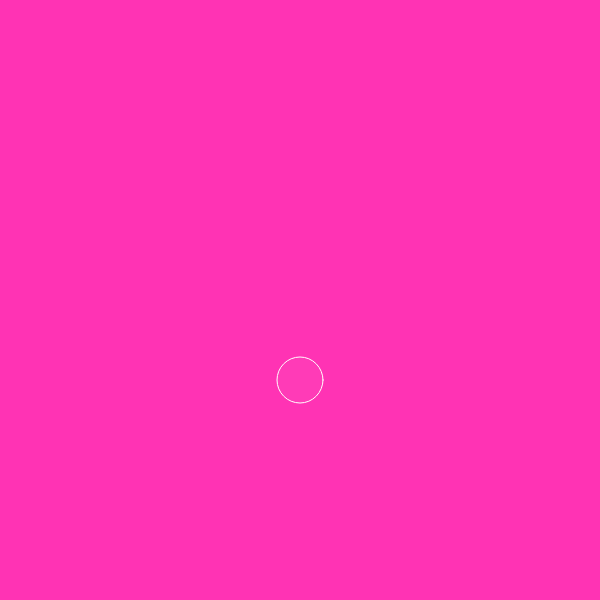
Frame 1 (no input)
Frame 60 (no input): identical to frame 1, image omitted
Frame 120 (the mouse pressed at the canvas centre since frame 60): identical to frame 1, image omitted

The p5.js sketch that drew this single still picture (run headless with seeded random() and noise() and a simulated clock; from frame 60 on, the mouse is pressed at the canvas centre):

// p5.js sketch
// ── sketch.js
let p;
function setup() {
    createCanvas(600, 600);
   p = new Particle();
  }
  
  function draw() {
    background(255,51,180);
    p.show();
  }

  class Particle
  {
    constructor()
    {
        this.x = 300;
        this.y = 380;
    }
    show()
    {
        stroke(255);
       fill(255,10); 
        ellipse(this.x , this.y , 46);


    }
  }
